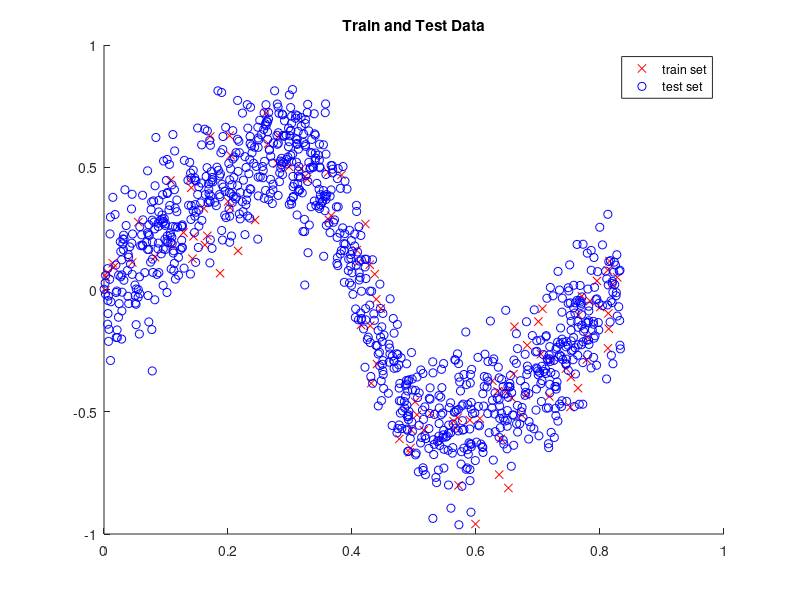
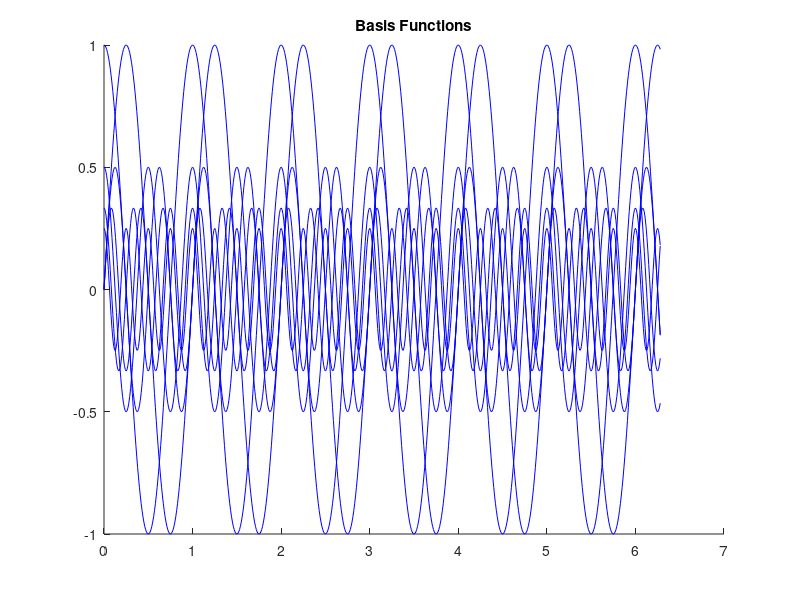
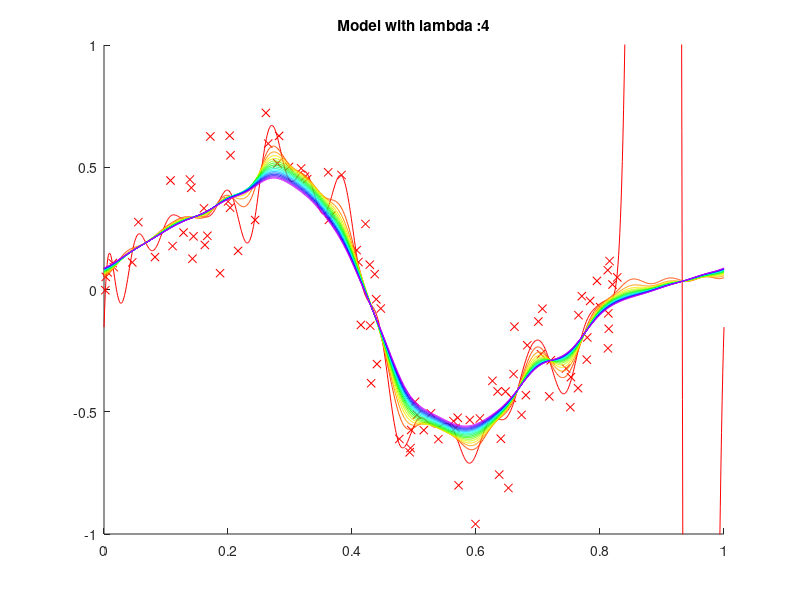
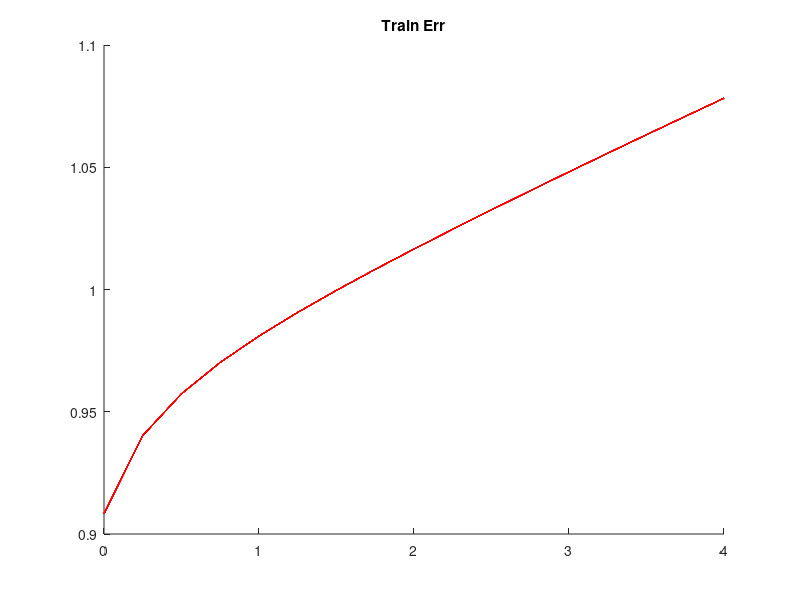

MATLAB code for these plots, in order:
function question_3c

    function phi = fourierbasis(n, x)
        if n == 0
            phi = ones(size(x));
        else
            if mod(n, 2) == 1
                l = (n + 1) / 2;
                phi = (1 / l) * cos(2*pi*l*x);
            else 
                l = n / 2;
                phi = (1 / l) * sin(2*pi*l*x);
            end
        end
    end

    function Phi = basis_matrix(max_k, x)
        Phi = [];
        for n=0:2*max_k
            Phi(:,n+1) = fourierbasis(n, x);
        end
    end

    %% load the data
    clc;
    clear;
    train = load('data/regTrain.txt'); 
    test = load('data/regTest.txt'); 
    train_x = train(:,1); 
    train_y = train(:,2);
    test_x = test(:,1); 
    test_y = test(:,2);

    %% visualize the data
    figure(1); title('Train and Test Data') ; hold on;
    plot(train_x, train_y, 'rx');
    plot(test_x, test_y, 'bo');
    legend('train set', 'test set')
    hold off;
    pause

    %% plot the basis functions
    figure(3); title ('Basis Functions') ; hold on; 
    x = [0:0.01:2*pi];
    for n=1:7
        plot(x, fourierbasis(n, x), 'b');
        pause
    end
    hold off;
    pause

    %% calculate least squares regression
    x = [0:0.001:1];
    model_estimate = [];

    cmap = hsv(20);
    figure(4);  hold on;
    plot(train_x, train_y, 'rx');
    max_k = 17;
    lambda_values = [0:0.25:4.0];
    cnt = 0;
    
    for lambda=lambda_values
        % perform least squares regression for given max. frequency
        Phi = basis_matrix(max_k, train_x);
        w = inv(Phi' * Phi + lambda * eye(size(Phi,2))) * Phi' * train_y;

        % compute the estimate at sampled locations and visualize
        model_estimate = basis_matrix(max_k, x) * w;
        cnt = cnt + 1;
        plot(x, model_estimate, '-', 'Color', cmap(cnt,:));
        axis([0 1 -1 1]);
        title(strcat('Model with lambda : ', num2str(lambda))); 
        pause
    end
    hold off;

    %% calculate root mean square error
    cnt = 0;
    for lambda=lambda_values
        cnt = cnt + 1;
        Phi_train = basis_matrix(max_k, train_x);
        Phi_test = basis_matrix(max_k, test_x);
        
        w = inv(Phi_train' * Phi_train + lambda * eye(size(Phi_train,2))) * Phi_train' * train_y;

        % compute the root mean square error
        train_err(cnt) = sqrt(norm(Phi_train * w - train_y, 2)^2 / size(train,2));
        test_err(cnt) = sqrt(norm(Phi_test * w - test_y, 2)^2 / size(test,2));
    end

    figure(5); title('Train Err') ; hold on;
    plot(repmat(lambda_values,size(train_err,2),1)', train_err', 'r');
    hold off
    figure(6) ; title('Test Err'); hold on
    plot(repmat(lambda_values,size(test_err,2),1)', test_err', 'g');
    hold off;

    %% close all windows
    pause
    close all
end
